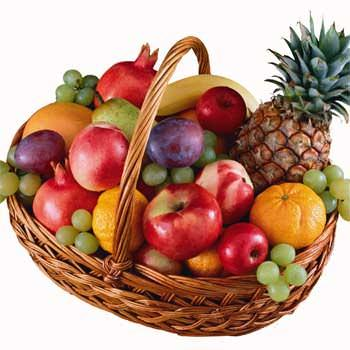
#> input picture 5210411135/image/fruit.jpg, 350 x 350 px, found by its file name
$ python operasi-perkalian.py
#> lines starting #> are read from the running program, lines starting #| are printed output that depends on the picture
import cv2
import numpy as np

# membaca gambar
img = cv2.imread("D:/Citra Digital Praktik/5210411135/image/fruit.jpg")
#> img is the input picture: shape (350, 350, 3); mean B, G, R 125.1, 143.7, 185.9
newImg = np.zeros((len(img), len(img[0]), 3)).astype(np.uint8)
#> newImg: shape (350, 350, 3); every value is 0

kali = 4
for i in range(len(newImg)):
    for j in range(len(newImg[0])):
        px = img[i, j] * kali
        if px.any() > 255:
            newImg[i, j] = 255
        else:
            newImg[i, j] = px
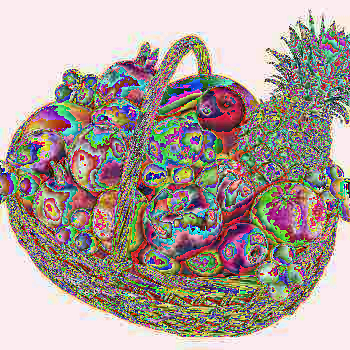
#> newImg: shape (350, 350, 3); mean B, G, R 151.6, 158.1, 171.6

cv2.imshow("original", img)
cv2.imshow(f"kali {kali}", newImg)

cv2.waitKey()

$ run again, with 5210411135/image/minusbucket.jpg copied over 5210411135/image/fruit.jpg
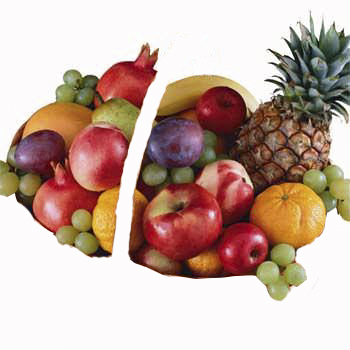
#> input picture 5210411135/image/minusbucket.jpg, 350 x 350 px, found by its file name
#> img is the input picture: shape (350, 350, 3); mean B, G, R 161.3, 172.3, 196.9
#> after the loop `for i in range(len(newImg)):`:
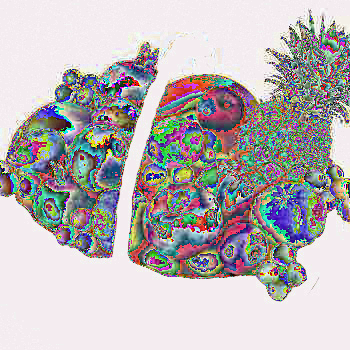
#> newImg: shape (350, 350, 3); mean B, G, R 181.5, 180.1, 184.9
